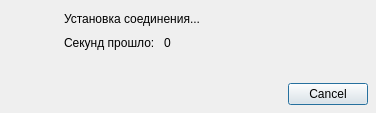
<?xml version="1.0" encoding="UTF-8"?>
<ui version="4.0">
 <class>ModulesSearchDialog</class>
 <widget class="QDialog" name="ModulesSearchDialog">
  <property name="geometry">
   <rect>
    <x>0</x>
    <y>0</y>
    <width>376</width>
    <height>113</height>
   </rect>
  </property>
  <property name="windowTitle">
   <string>Соединение</string>
  </property>
  <property name="windowIcon">
   <iconset resource="../resources/resources.qrc">
    <normaloff>:/icons/electronics.svg</normaloff>:/icons/electronics.svg</iconset>
  </property>
  <layout class="QVBoxLayout" name="verticalLayout_2">
   <property name="leftMargin">
    <number>8</number>
   </property>
   <property name="topMargin">
    <number>8</number>
   </property>
   <property name="rightMargin">
    <number>8</number>
   </property>
   <property name="bottomMargin">
    <number>8</number>
   </property>
   <item>
    <layout class="QHBoxLayout" name="horizontalLayout">
     <item>
      <widget class="QLabel" name="label_loading">
       <property name="minimumSize">
        <size>
         <width>50</width>
         <height>50</height>
        </size>
       </property>
       <property name="maximumSize">
        <size>
         <width>50</width>
         <height>50</height>
        </size>
       </property>
       <property name="text">
        <string/>
       </property>
       <property name="scaledContents">
        <bool>true</bool>
       </property>
      </widget>
     </item>
     <item>
      <layout class="QVBoxLayout" name="verticalLayout">
       <item>
        <widget class="QLabel" name="label_2">
         <property name="text">
          <string>Установка соединения...</string>
         </property>
        </widget>
       </item>
       <item>
        <layout class="QHBoxLayout" name="horizontalLayout_3">
         <item>
          <widget class="QLabel" name="label">
           <property name="text">
            <string>Секунд прошло: </string>
           </property>
           <property name="alignment">
            <set>Qt::AlignLeading|Qt::AlignLeft|Qt::AlignTop</set>
           </property>
          </widget>
         </item>
         <item>
          <widget class="QLabel" name="label_seconds">
           <property name="minimumSize">
            <size>
             <width>30</width>
             <height>0</height>
            </size>
           </property>
           <property name="text">
            <string>0</string>
           </property>
           <property name="alignment">
            <set>Qt::AlignLeading|Qt::AlignLeft|Qt::AlignTop</set>
           </property>
          </widget>
         </item>
        </layout>
       </item>
      </layout>
     </item>
     <item>
      <spacer name="horizontalSpacer">
       <property name="orientation">
        <enum>Qt::Horizontal</enum>
       </property>
       <property name="sizeHint" stdset="0">
        <size>
         <width>40</width>
         <height>20</height>
        </size>
       </property>
      </spacer>
     </item>
     <item>
      <layout class="QHBoxLayout" name="horizontalLayout_2"/>
     </item>
    </layout>
   </item>
   <item>
    <spacer name="verticalSpacer">
     <property name="orientation">
      <enum>Qt::Vertical</enum>
     </property>
     <property name="sizeHint" stdset="0">
      <size>
       <width>20</width>
       <height>5</height>
      </size>
     </property>
    </spacer>
   </item>
   <item>
    <widget class="QDialogButtonBox" name="buttonBox">
     <property name="orientation">
      <enum>Qt::Horizontal</enum>
     </property>
     <property name="standardButtons">
      <set>QDialogButtonBox::Cancel</set>
     </property>
    </widget>
   </item>
  </layout>
 </widget>
 <resources>
  <include location="../resources/resources.qrc"/>
 </resources>
 <connections>
  <connection>
   <sender>buttonBox</sender>
   <signal>accepted()</signal>
   <receiver>ModulesSearchDialog</receiver>
   <slot>accept()</slot>
   <hints>
    <hint type="sourcelabel">
     <x>248</x>
     <y>254</y>
    </hint>
    <hint type="destinationlabel">
     <x>157</x>
     <y>274</y>
    </hint>
   </hints>
  </connection>
  <connection>
   <sender>buttonBox</sender>
   <signal>rejected()</signal>
   <receiver>ModulesSearchDialog</receiver>
   <slot>reject()</slot>
   <hints>
    <hint type="sourcelabel">
     <x>316</x>
     <y>260</y>
    </hint>
    <hint type="destinationlabel">
     <x>286</x>
     <y>274</y>
    </hint>
   </hints>
  </connection>
 </connections>
</ui>
